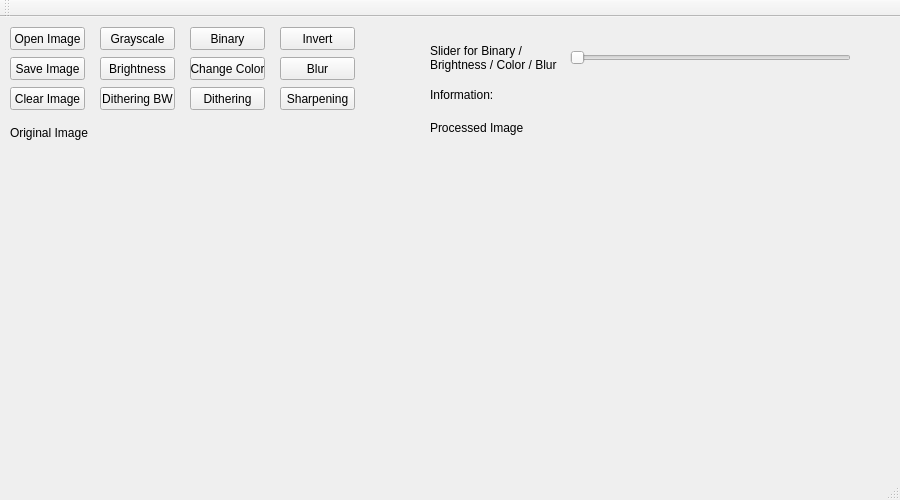
<?xml version="1.0" encoding="UTF-8"?>
<ui version="4.0">
 <class>MainWindow</class>
 <widget class="QMainWindow" name="MainWindow">
  <property name="geometry">
   <rect>
    <x>0</x>
    <y>0</y>
    <width>900</width>
    <height>500</height>
   </rect>
  </property>
  <property name="windowTitle">
   <string>MainWindow</string>
  </property>
  <widget class="QWidget" name="centralWidget">
   <widget class="QLabel" name="label_img_original">
    <property name="geometry">
     <rect>
      <x>10</x>
      <y>140</y>
      <width>400</width>
      <height>300</height>
     </rect>
    </property>
    <property name="text">
     <string/>
    </property>
   </widget>
   <widget class="QPushButton" name="pushButton_open">
    <property name="geometry">
     <rect>
      <x>10</x>
      <y>10</y>
      <width>75</width>
      <height>23</height>
     </rect>
    </property>
    <property name="text">
     <string>Open Image</string>
    </property>
   </widget>
   <widget class="QLabel" name="label_original">
    <property name="geometry">
     <rect>
      <x>10</x>
      <y>100</y>
      <width>91</width>
      <height>31</height>
     </rect>
    </property>
    <property name="text">
     <string>Original Image</string>
    </property>
   </widget>
   <widget class="QLabel" name="label_img_processed">
    <property name="geometry">
     <rect>
      <x>430</x>
      <y>140</y>
      <width>400</width>
      <height>300</height>
     </rect>
    </property>
    <property name="text">
     <string/>
    </property>
   </widget>
   <widget class="QLabel" name="label_processed">
    <property name="geometry">
     <rect>
      <x>430</x>
      <y>90</y>
      <width>101</width>
      <height>41</height>
     </rect>
    </property>
    <property name="text">
     <string>Processed Image</string>
    </property>
   </widget>
   <widget class="QPushButton" name="pushButton_gray">
    <property name="geometry">
     <rect>
      <x>100</x>
      <y>10</y>
      <width>75</width>
      <height>23</height>
     </rect>
    </property>
    <property name="text">
     <string>Grayscale</string>
    </property>
    <property name="checkable">
     <bool>false</bool>
    </property>
   </widget>
   <widget class="QPushButton" name="pushButton_Binary">
    <property name="geometry">
     <rect>
      <x>190</x>
      <y>10</y>
      <width>75</width>
      <height>23</height>
     </rect>
    </property>
    <property name="text">
     <string>Binary</string>
    </property>
    <property name="checkable">
     <bool>false</bool>
    </property>
   </widget>
   <widget class="QSlider" name="horizontalSlider">
    <property name="geometry">
     <rect>
      <x>570</x>
      <y>30</y>
      <width>281</width>
      <height>22</height>
     </rect>
    </property>
    <property name="maximum">
     <number>255</number>
    </property>
    <property name="orientation">
     <enum>Qt::Horizontal</enum>
    </property>
   </widget>
   <widget class="QLabel" name="label_slider">
    <property name="geometry">
     <rect>
      <x>430</x>
      <y>20</y>
      <width>131</width>
      <height>41</height>
     </rect>
    </property>
    <property name="text">
     <string>Slider for Binary / Brightness / Color / Blur</string>
    </property>
    <property name="wordWrap">
     <bool>true</bool>
    </property>
   </widget>
   <widget class="QPushButton" name="pushButton_Clear">
    <property name="geometry">
     <rect>
      <x>10</x>
      <y>70</y>
      <width>75</width>
      <height>23</height>
     </rect>
    </property>
    <property name="text">
     <string>Clear Image</string>
    </property>
   </widget>
   <widget class="QPushButton" name="pushButton_Brightness">
    <property name="geometry">
     <rect>
      <x>100</x>
      <y>40</y>
      <width>75</width>
      <height>23</height>
     </rect>
    </property>
    <property name="text">
     <string>Brightness</string>
    </property>
    <property name="checkable">
     <bool>false</bool>
    </property>
   </widget>
   <widget class="QPushButton" name="pushButton_Color">
    <property name="geometry">
     <rect>
      <x>190</x>
      <y>40</y>
      <width>75</width>
      <height>23</height>
     </rect>
    </property>
    <property name="text">
     <string>Change Color</string>
    </property>
    <property name="checkable">
     <bool>false</bool>
    </property>
   </widget>
   <widget class="QPushButton" name="pushButton_Blur">
    <property name="geometry">
     <rect>
      <x>280</x>
      <y>40</y>
      <width>75</width>
      <height>23</height>
     </rect>
    </property>
    <property name="text">
     <string>Blur</string>
    </property>
    <property name="checkable">
     <bool>false</bool>
    </property>
   </widget>
   <widget class="QPushButton" name="pushButton_Save">
    <property name="geometry">
     <rect>
      <x>10</x>
      <y>40</y>
      <width>75</width>
      <height>23</height>
     </rect>
    </property>
    <property name="text">
     <string>Save Image</string>
    </property>
    <property name="checkable">
     <bool>false</bool>
    </property>
   </widget>
   <widget class="QPushButton" name="pushButton_Invert">
    <property name="geometry">
     <rect>
      <x>280</x>
      <y>10</y>
      <width>75</width>
      <height>23</height>
     </rect>
    </property>
    <property name="text">
     <string>Invert</string>
    </property>
   </widget>
   <widget class="QLabel" name="label_information">
    <property name="geometry">
     <rect>
      <x>430</x>
      <y>70</y>
      <width>421</width>
      <height>16</height>
     </rect>
    </property>
    <property name="text">
     <string>Information: </string>
    </property>
   </widget>
   <widget class="QPushButton" name="pushButton_Dithering_BW">
    <property name="geometry">
     <rect>
      <x>100</x>
      <y>70</y>
      <width>75</width>
      <height>23</height>
     </rect>
    </property>
    <property name="text">
     <string>Dithering BW</string>
    </property>
   </widget>
   <widget class="QPushButton" name="pushButton_Dithering_color">
    <property name="geometry">
     <rect>
      <x>190</x>
      <y>70</y>
      <width>75</width>
      <height>23</height>
     </rect>
    </property>
    <property name="text">
     <string>Dithering</string>
    </property>
   </widget>
   <widget class="QPushButton" name="pushButton_Sharpening">
    <property name="geometry">
     <rect>
      <x>280</x>
      <y>70</y>
      <width>75</width>
      <height>23</height>
     </rect>
    </property>
    <property name="text">
     <string>Sharpening</string>
    </property>
   </widget>
  </widget>
  <widget class="QMenuBar" name="menuBar">
   <property name="geometry">
    <rect>
     <x>0</x>
     <y>0</y>
     <width>900</width>
     <height>21</height>
    </rect>
   </property>
  </widget>
  <widget class="QToolBar" name="mainToolBar">
   <attribute name="toolBarArea">
    <enum>TopToolBarArea</enum>
   </attribute>
   <attribute name="toolBarBreak">
    <bool>false</bool>
   </attribute>
  </widget>
  <widget class="QStatusBar" name="statusBar"/>
 </widget>
 <layoutdefault spacing="6" margin="11"/>
 <resources/>
 <connections/>
</ui>
